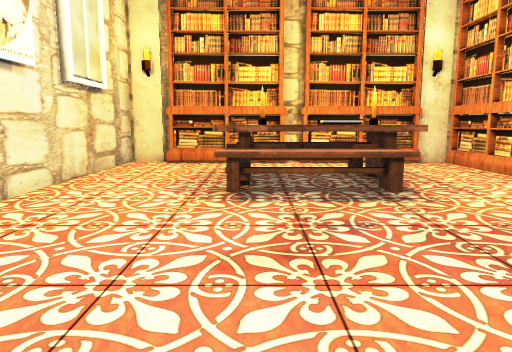
View 1 (above)

12 first-person views from a walk through a 3-D level made in the Unity game engine. The camera is 1.3 m above the floor, tilts 8° down and sees 70° across. The floor is counted in squares, 1 m on a side. Each view is taken from the middle of a square. On the plan, view 1 faces up. The plan holds only what a view shows up to about 15 squares ahead; the rest is blank. The player character is not drawn. Some surface patterns are stand-ins.

View 2
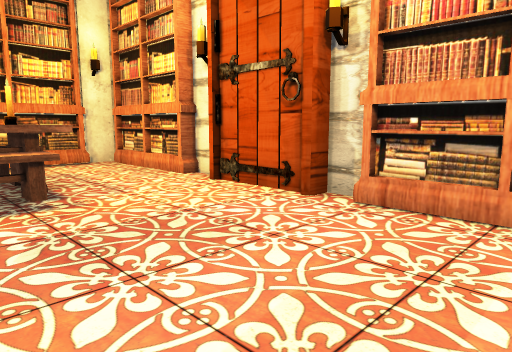

View 3
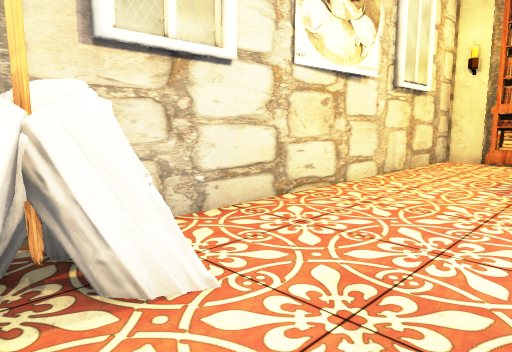

View 4
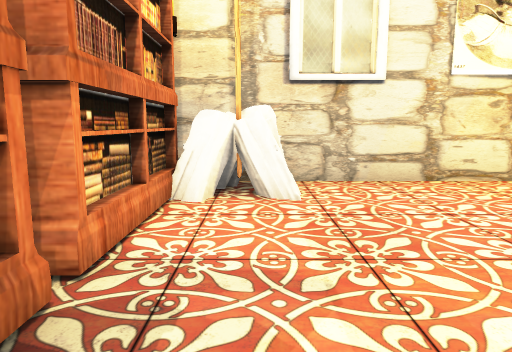

View 5
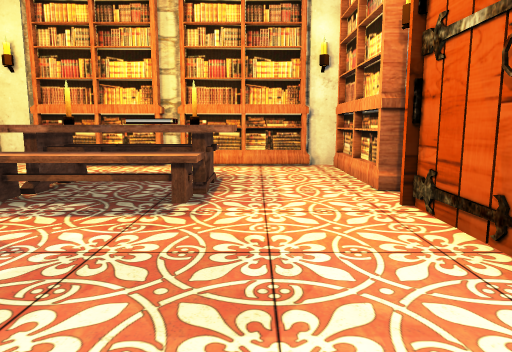

View 6
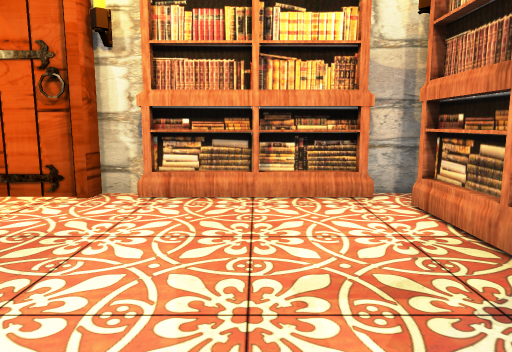

View 7
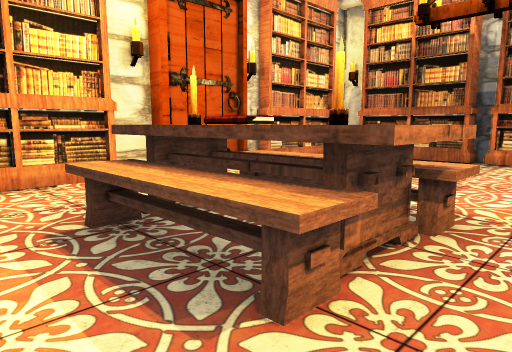

View 8
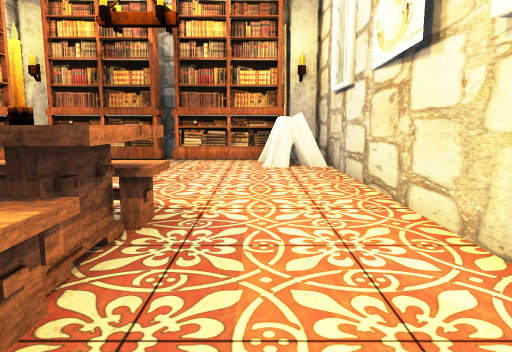

View 9
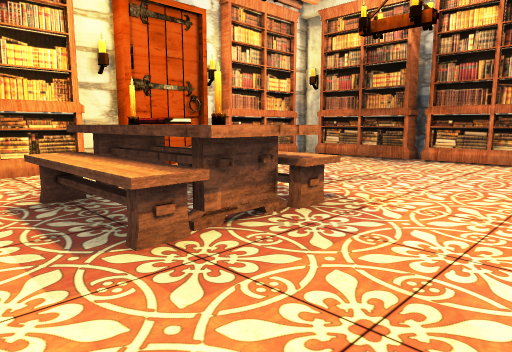

View 10
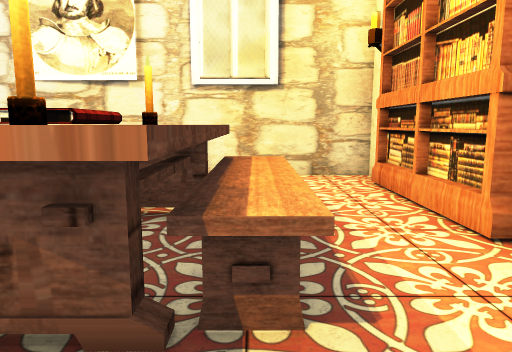

View 11
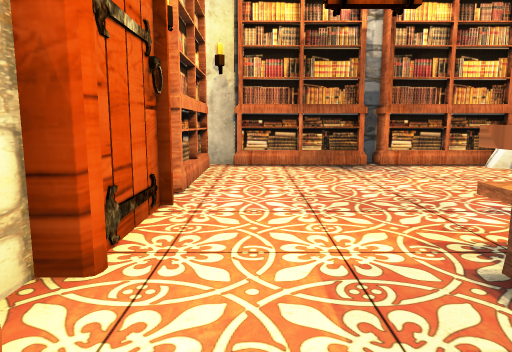

View 12
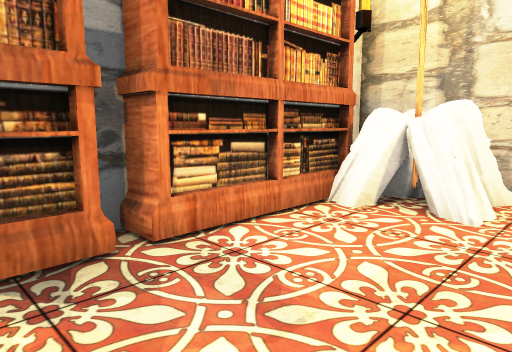

### Floor plan
Points are (right, up) in squares from view 1. A wall is a line through its corners. A room is listed if a view was taken in it or the views show most of it. See-through windows are left out.
Room 1 (views 1, 2, 3, 4, 5, 6, 7, 8, 9, 10, 11, 12)
walls: (6.9, 7) (6.9, 8.2); (6.9, 2.9) (6.9, 3.9) (6.5, 3.9) (6.5, 6.8); (1.6, 12.9) (0.9, 12.9); (-3, 12.9) (-4.4, 12.9) (-4.4, -2.2) (-3.8, -2.2); (0.9, -2.2) (1.5, -2.2); (6.9, 12.9) (5.6, 12.9); (5.6, -2.2) (6.6, -2.2); (6.9, -2.1) (6.9, -1.1)
objects: other object (-4, -1); other object (-4, 0) to (-4, 1); other object (-3, -1) to (-2, -1); other object (-3, 0); other object (-3, 1); other object (-2, -2) to (0, -2); other object (-2, 13) to (0, 13); other object (-1, 7) to (3, 8); other object (-1, 9); other object (-1, 10) to (3, 10); other object (0, 9); other object (1, 9); other object (2, -2) to (5, -2); other object (2, 8) to (2, 9); other object (2, 13) to (5, 13); other object (3, 9); other object (7, 0) to (7, 2); other object (7, 9) to (7, 12)

Positions as (right, up) in squares from view 1, and headings:
1: (0, 0), facing up
2: (1, 0), facing up-right
3: (0, -1), facing up-left
4: (4, 0), facing left
5: (4, 1), facing up
6: (0, 1), facing right
7: (-2, 12), facing down-right
8: (-2, 12), facing down
9: (-4, 12), facing down-right
10: (5, 10), facing left
11: (5, 10), facing down
12: (3, 2), facing down-left
